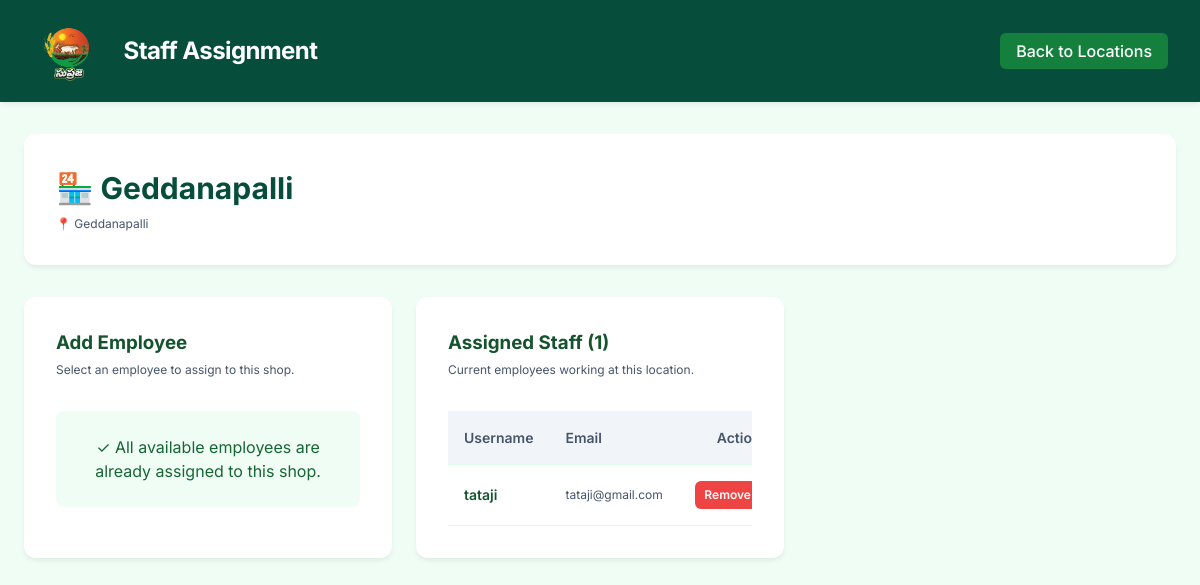
/assign-employee/1/ (signed in), run on the app's committed database.
### employee/models.py (models this page shows, shortened)
class ShopLocation(models.Model):
    name = models.CharField(max_length=255, unique=True)
    address = models.TextField(blank=True)
    created_at = models.DateTimeField(auto_now_add=True)
    class Meta:
        ordering = ['-created_at']

class ShopEmployee(models.Model):
    shop_location = models.ForeignKey(ShopLocation, on_delete=models.CASCADE, related_name='employees')
    employee = models.ForeignKey(User, on_delete=models.CASCADE)
    assigned_at = models.DateTimeField(auto_now_add=True)
    class Meta:
        unique_together = ['shop_location', 'employee']

### login/views.py (the view, shortened to what this page needs)
# urls.py: path('assign-employee/<int:shop_id>/', assign_employee_to_shop_view, name='assign_employee_to_shop'),
@login_required(login_url='login')
def assign_employee_to_shop_view(request, shop_id):
    if not request.user.is_superuser:
        return HttpResponse("Unauthorized", status=403)
    try:
        shop_location = ShopLocation.objects.get(id=shop_id)
    except ShopLocation.DoesNotExist:
        return HttpResponse("Shop location not found", status=404)
    assigned_employees = ShopEmployee.objects.filter(shop_location=shop_location)
    available_employees = User.objects.filter(is_superuser=False, is_staff=False).exclude(
        id__in=assigned_employees.values_list('employee_id', flat=True)
    )
    return render(request, 'admin/assign_employee.html', {
        'shop_location': shop_location,
        'available_employees': available_employees,
        'assigned_employees': assigned_employees
    })

### templates/admin/assign_employee.html (shortened to what this page needs)
{% extends "base.html" %}
{% block nav_title %}Staff Assignment{% endblock %}
{% block nav_actions %}
    <a href="{% url 'shop_locations' %}" class="nav-link">Back to Locations</a>
{% endblock %}
{% block content %}
<div class="card">
    <div class="title-section" style="margin-bottom: 0;">
        <h2>🏪 {{ shop_location.name }}</h2>
        <p class="small-note">
            {% if shop_location.address %}
                📍 {{ shop_location.address }}
            {% else %}
                <em>No address provided</em>
            {% endif %}
        </p>
    </div>
</div>
<div class="grid">
    <div class="card">
        <div class="title-section">
            <h3>Add Employee</h3>
            <p class="small-note">Select an employee to assign to this shop.</p>
        </div>
        {% if available_employees %}
            <form method="POST">
                {% csrf_token %}
                <div class="form-group">
                    <label for="employee_id">Select Employee</label>
                    <select id="employee_id" name="employee_id" class="form-control" required>
                        <option value="">-- Choose an employee --</option>
                        {% for employee in available_employees %}
                            <option value="{{ employee.id }}">{{ employee.username }} ({{ employee.email }})</option>
                        {% endfor %}
                    </select>
                </div>
                <button type="submit" class="btn btn-primary" style="width: 100%;">Assign to Shop</button>
            </form>
        {% else %}
            <div class="text-center" style="padding: 1.5rem; background-color: #f0fdf4; border-radius: 0.5rem; color: #166534;">
                <p>✓ All available employees are already assigned to this shop.</p>
            </div>
        {% endif %}
    </div>
    <div class="card">
        <div class="title-section">
            <h3>Assigned Staff ({{ assigned_employees.count }})</h3>
            <p class="small-note">Current employees working at this location.</p>
        </div>
        {% if assigned_employees %}
            <div class="table-container">
                <table>
                    <thead>
                        <tr>
                            <th>Username</th>
                            <th>Email</th>
                            <th style="text-align: right;">Action</th>
                        </tr>
                    </thead>
                    <tbody>
                        {% for assignment in assigned_employees %}
                            <tr>
                                <td style="font-weight: 600;">{{ assignment.employee.username }}</td>
                                <td class="small-note">{{ assignment.employee.email }}</td>
                                <td style="text-align: right;">
                                    <a href="{% url 'remove_employee_from_shop' assignment.id %}"
                                       class="btn btn-danger"
                                       style="padding: 0.3rem 0.6rem; font-size: 0.75rem;"
                                       onclick="return confirm('Remove this employee from this location?')">Remove</a>
                                </td>
                            </tr>
                        {% endfor %}
                    </tbody>
                </table>
            </div>
        {% else %}
            <div class="text-center" style="padding: 2rem; color: var(--text-light);">
                <p>📭 No employees assigned to this location yet.</p>
            </div>
        {% endif %}
    </div>
</div>
{% endblock %}

### data on the page
ShopLocation: name "Geddanapalli", address "Geddanapalli"
ShopEmployee: employee.username "tataji", employee.email "tataji@gmail.com"

### other printed values
{{ assigned_employees.count }} "1"
